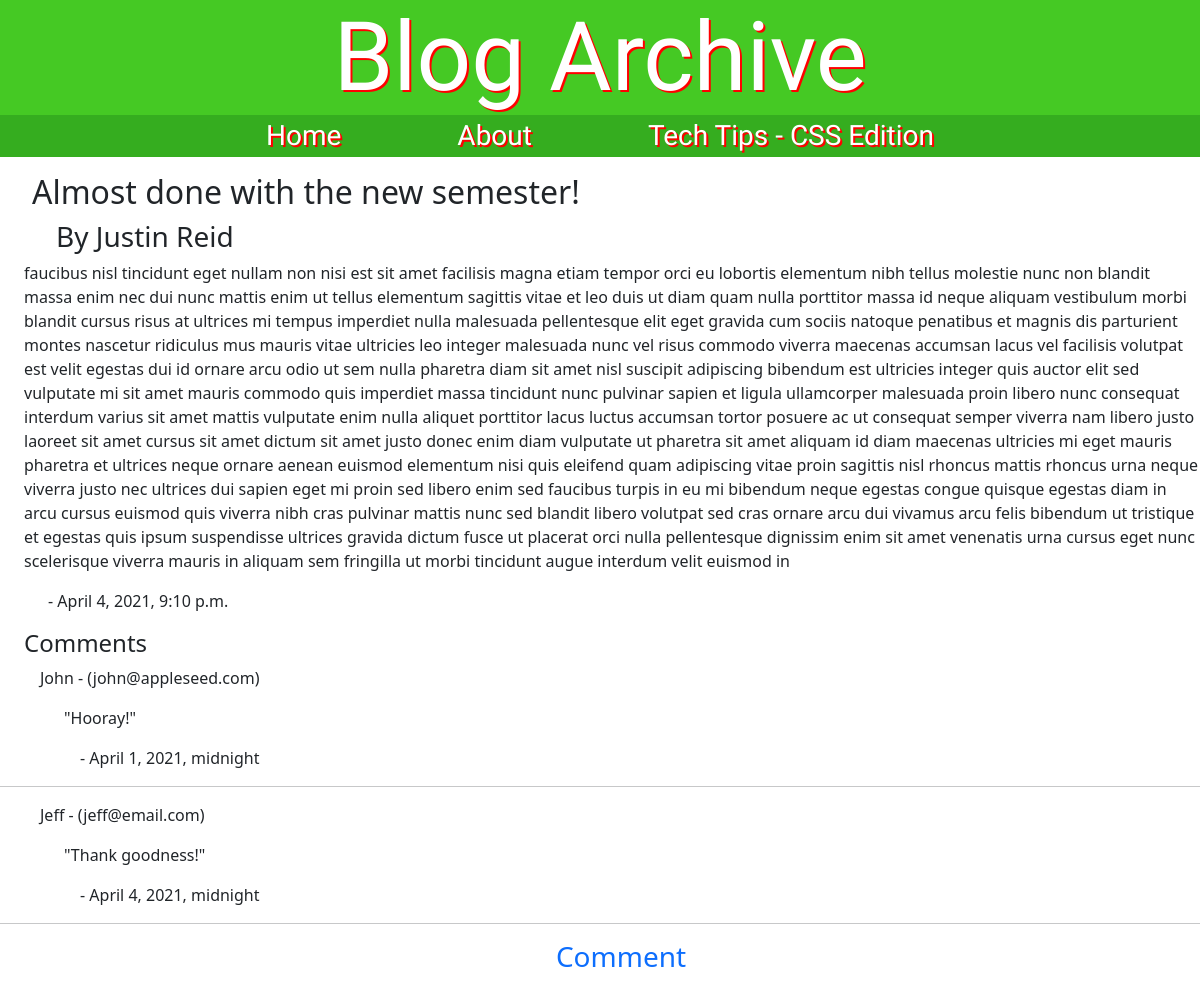
The app's page /blog/8/, older data.
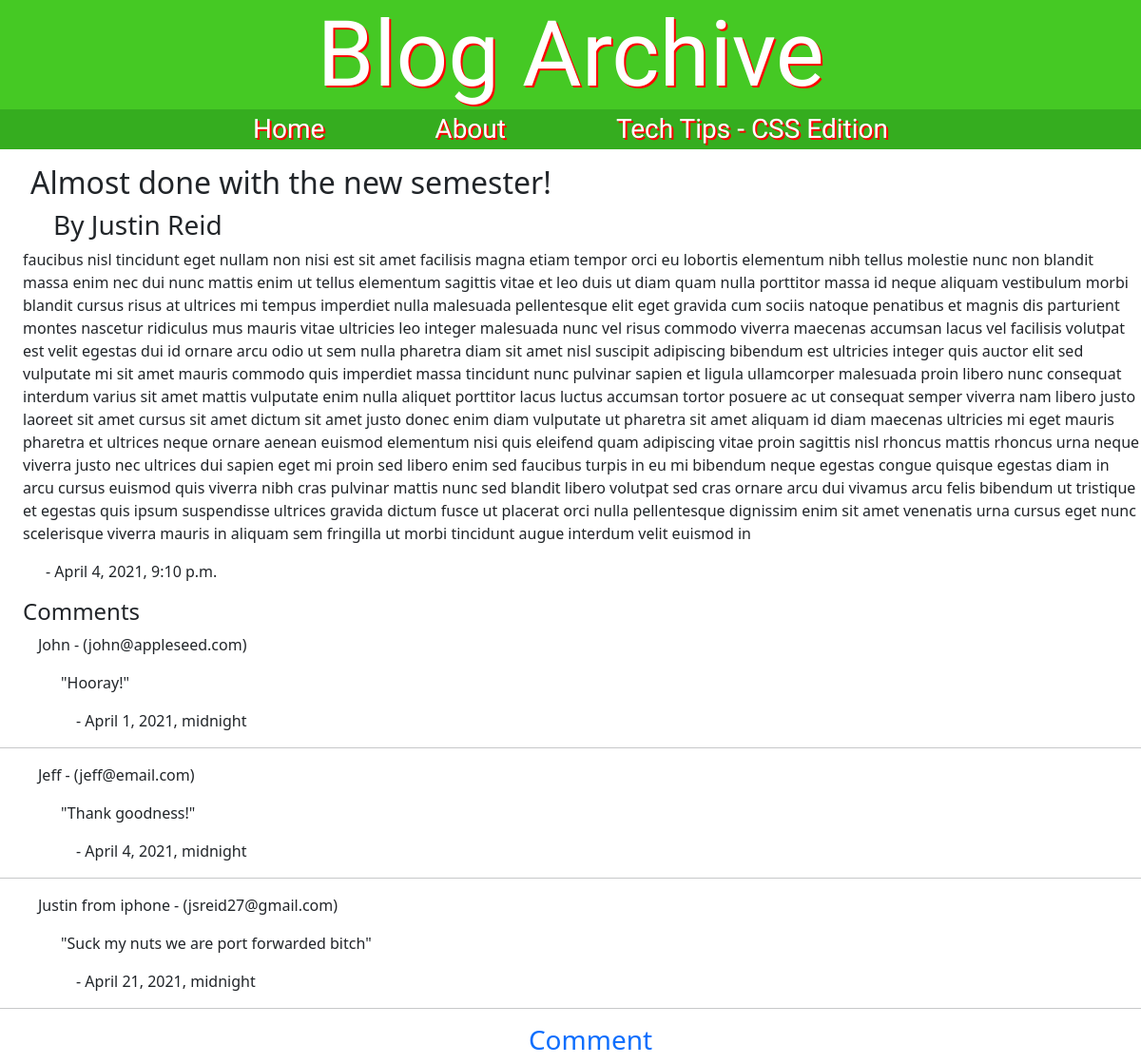
The same page, newer data.
### blog/models.py (models this page shows)
class Blog(models.Model):
    title = models.CharField(max_length=128)
    author = models.CharField(max_length=128)
    content = models.TextField()
    posted = models.DateTimeField()
    num_of_comments = models.IntegerField(default=0)

class Comments(models.Model):
    blog = models.ForeignKey(
        'Blog',
        on_delete=models.CASCADE,
    )
    commenter = models.CharField(max_length=256)
    email = models.EmailField()
    content = models.TextField()
    posted = models.DateTimeField()

### blog/views.py (the view)
# urls.py: path('<int:blog_id>/', views.entry, name='entry'),
def entry(request, blog_id):
    blog = Blog.objects.get(pk=blog_id)
    context = {
        'blog': blog,
    }
    return render(request, 'blog/entry.html', context)

### blog/templates/blog/entry.html (shortened to what this page needs)
{% load static %}
<!DOCTYPE html>
<html lang="en">
<head>
    <link href="https://cdn.jsdelivr.net/npm/bootstrap@5.0.0-beta2/dist/css/bootstrap.min.css" rel="stylesheet">
    <link rel="stylesheet" href="{% static 'blog/style.css' %}"/>
</head>
<body>
    <h1>Blog Archive</h1>
        <div id="menuBar">
            <p id="menu">
                <a href="{% url 'home' %}" style="text-decoration: none;">Home</a>
                <a href="{% url 'about' %}" style="text-decoration: none;">About</a>
                <a href="{% url 'tips' %}" style="text-decoration: none;">Tech Tips - CSS Edition</a>
            </p>
        </div>
    <h2 style="margin-left: 1em;">{{blog.title}}</h2>
    <h3 style="margin-left: 2em;">By {{blog.author}}</h3>
    <p style="margin-left: 1.5em;">{{blog.content}}</p>
    <p style="margin-left: 3em;">- {{blog.posted}}</p>
    <h4 style="margin-left: 1em;">Comments</h4>
    {% if blog.comments_set.all %}
    {% for comment in blog.comments_set.all %}
    <p style="margin-left: 2.5em;">{{comment.commenter}} - ({{comment.email}})</p>
    <p style="margin-left: 4em;">"{{comment.content}}"</p>
    <p style="margin-left: 5em;">- {{comment.posted}}</p>
    <hr>
    {% endfor %}
    {% else %}
    <p style="margin-left: 2em;">No comments :(</p>
    {% endif %}
    <h3 style="text-align: center;"><a href="{% url 'comment' blog.id %}" style="text-decoration: none;">Comment</a></h3>
</body>
</html>

### blog/static/blog/style.css (style rules this page uses)
h1 { text-align: center; color: white; font-size: 6em; background-color: rgb(69, 201, 36); margin-bottom: 0em; font-family: 'Changa', sans-serif; text-shadow: 2px 2px #ff0000; }
h2 { margin-left: 3em; }
h3 { margin-left: 1.5em; }
h4 { margin-left: 6em; }
#menu > a { margin-left: 2em; margin-right: 2em; font-size: 1.75em; color: white; text-decoration: none; }
#menuBar { text-align: center; background-color: rgb(53, 173, 31); font-family: 'Changa', sans-serif; text-shadow: 2px 2px #ff0000; }

Row changes from the older to the newer data that the page shows:
added Comments: commenter "Justin from iphone", email "jsreid27@gmail.com", content "Suck my nuts we are port forwarded bitch", posted "April 21, 2021, midnight"
